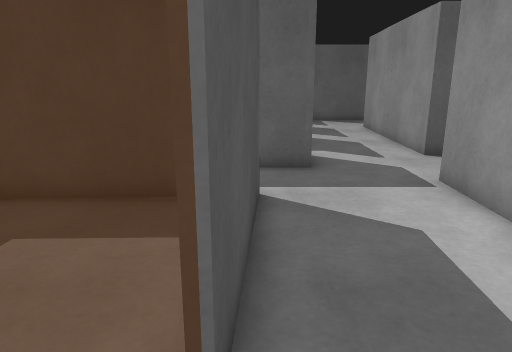
view 1 (above)

24 first-person views from a walk through a world built for the Gazebo simulator. The camera is 1.2 m above the floor, tilts 14° down and sees 70° across. The floor is counted in squares, 0.5 m on a side. Each view is taken from the middle of a square. On the plan, view 1 faces up. The plan holds only what a view shows up to about 20 squares ahead; the rest is blank. The place goes on beyond the plan. The robots in the file are not drawn.

view 2
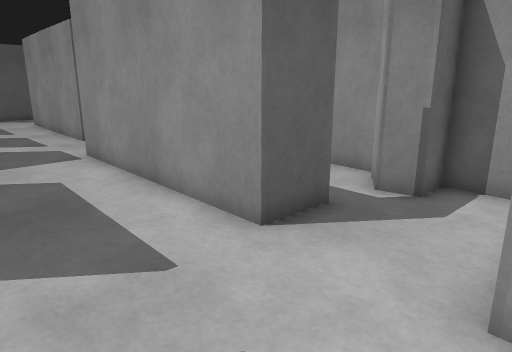

view 3
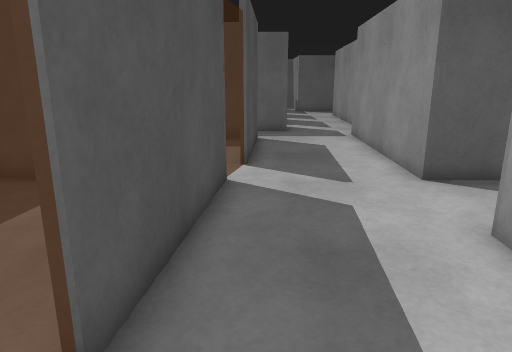

view 4
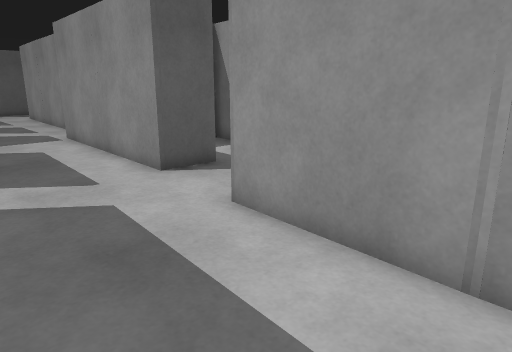

view 5
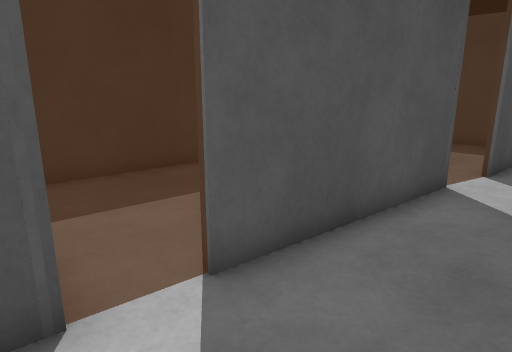

view 6
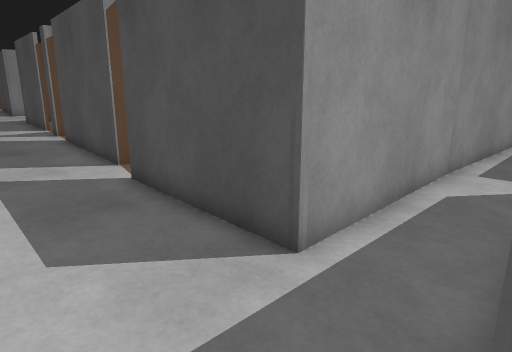

view 7
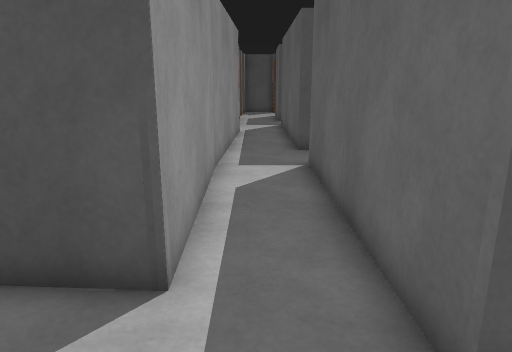

view 8
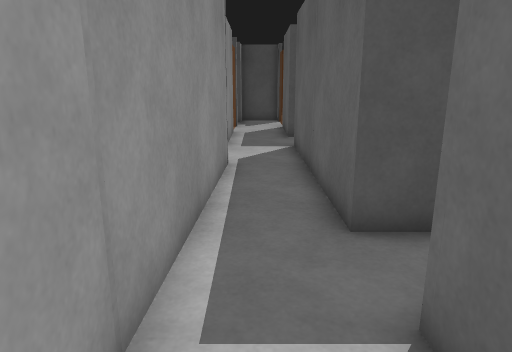

view 9
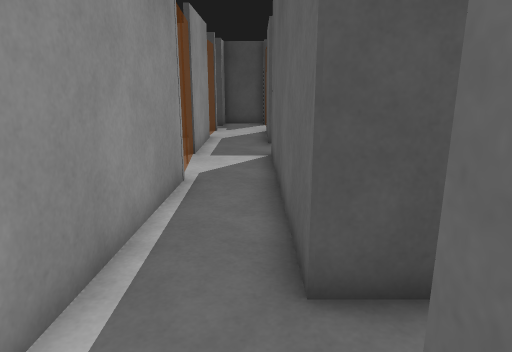

view 10
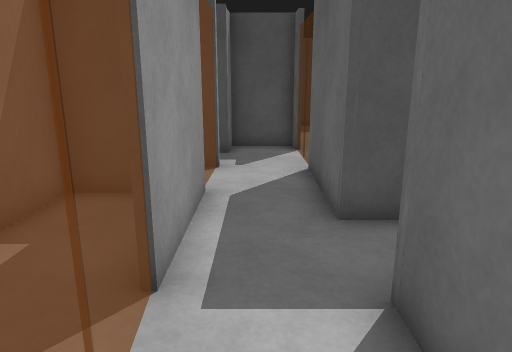

view 11
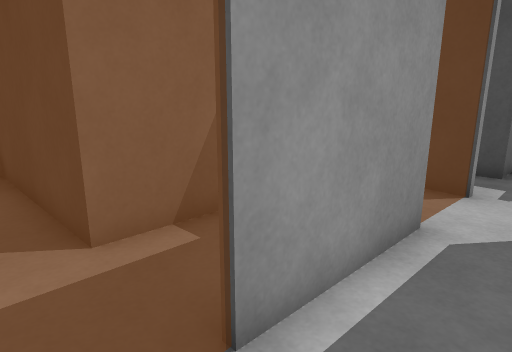

view 12
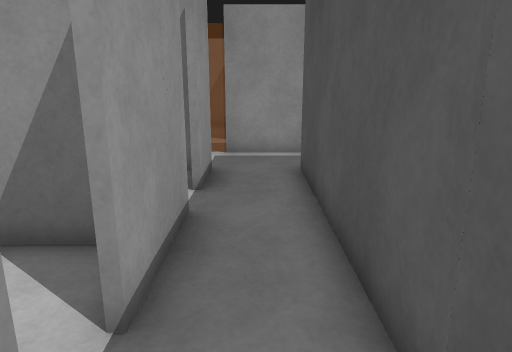

view 13
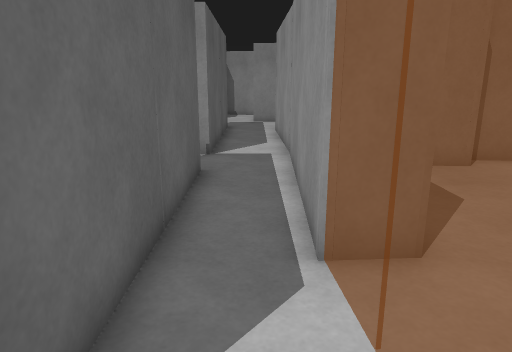

view 14
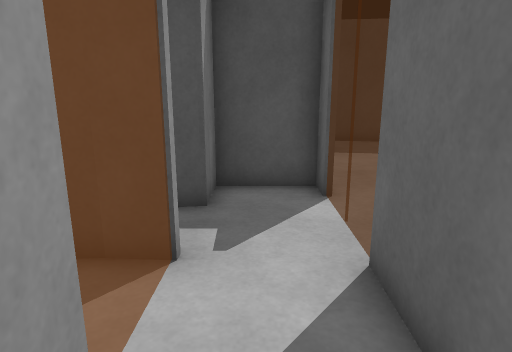

view 15
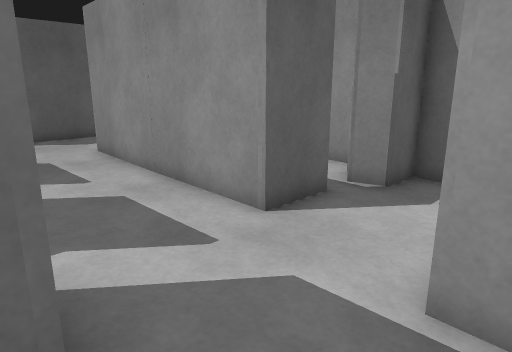

view 16
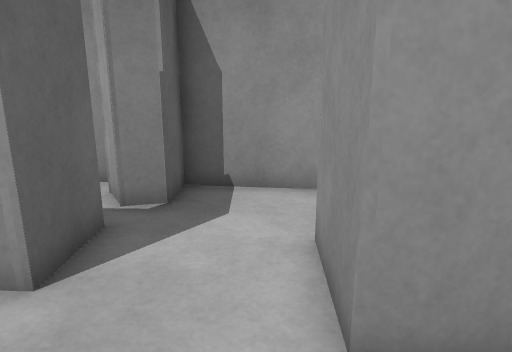

view 17
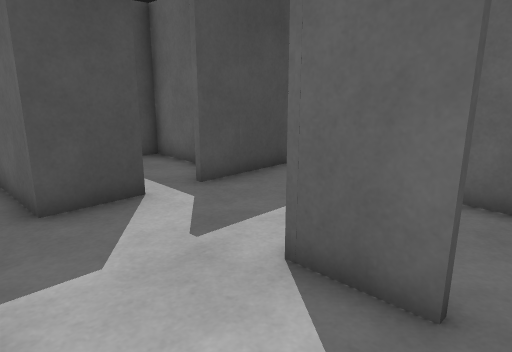

view 18
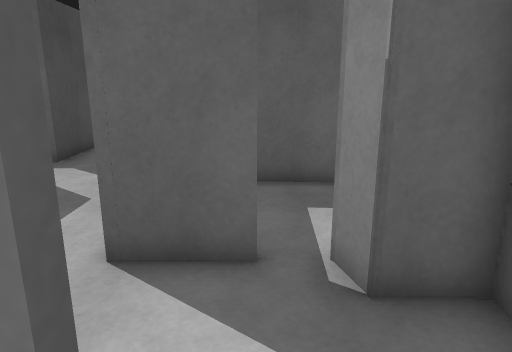

view 19
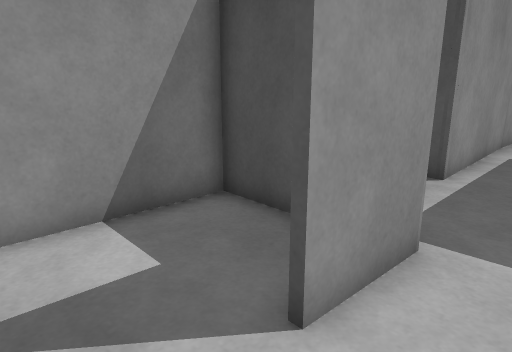

view 20
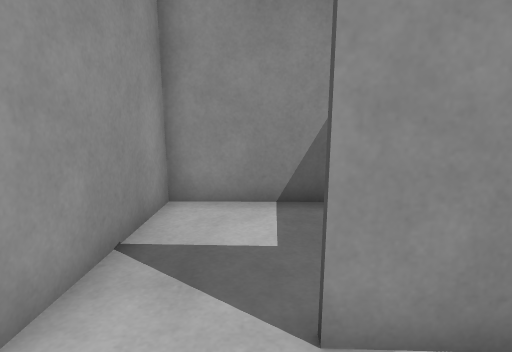

view 21
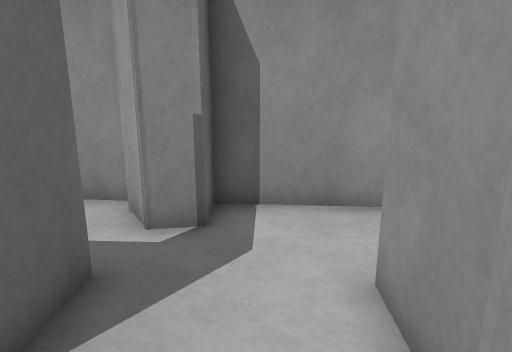

view 22
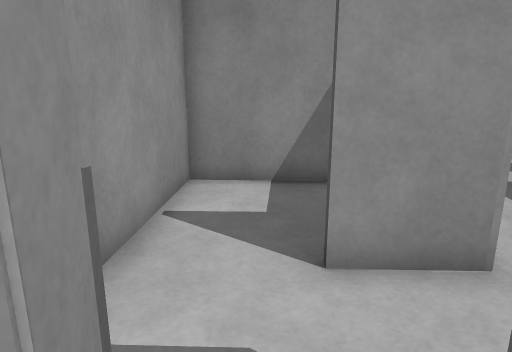

view 23
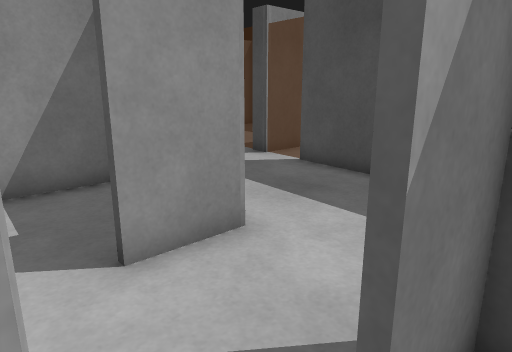

view 24
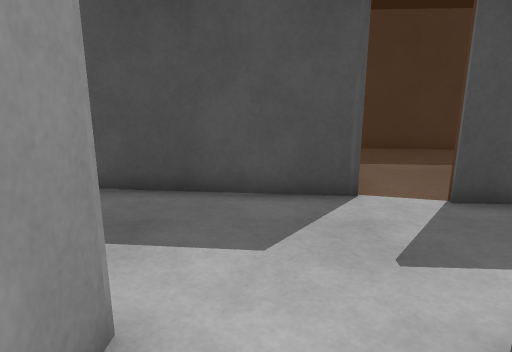

### Floor plan
Ten units are one square. View 1 is at (0, 0); x grows to the right and y downward. Boxes are objects, and circles mark ways between rooms. Rooms are numbered by the first view taken in them; rooms with no view inside come last. Other rooms are left out.
<svg viewBox="-301 -220 417 311">
<path fill="none" stroke="#000" d="M35 85 39 34 61 35M-8 -3 -14 64M63 -1 43 -2M-25 81 -16 81 -17 86M90 45 93 11 80 11 78 1M16 -129 16 -107 -72 -106M16 -178 16 -142M-97 -121 -97 -106 -187 -105M81 -127 59 -127 63 -215M-12 -3 -8 -3M43 -2 47 -92 74 -91M16 -215 16 -194M-154 -78 0 -78 -5 -24M-232 -78 -189 -78M-257 -79 -258 -68M-258 -69 -258 -64M-187 -105 -187 -128M-287 -105 -296 -105 -296 -80 -281 -79M-187 -142 -187 -179M-213 -195 -213 -105 -255 -105M48 -69 47 -47 98 -46 104 -94M104 -94 107 -118 93 -118 91 -127M78 1 88 -4M94 -7 98 -44 92 -44M45 -4 63 -3M42 80 87 82 90 45M91 -127 101 -134M101 -170 68 -171M110 -137 111 -147"/>
<circle cx="15" cy="0" r="3" fill="#2a7"/>
<circle cx="70" cy="0" r="3" fill="#2a7"/>
<circle cx="75" cy="35" r="3" fill="#2a7"/>
<circle cx="-190" cy="-95" r="3" fill="#2a7"/>
<circle cx="65" cy="-110" r="3" fill="#2a7"/>
<circle cx="85" cy="-90" r="3" fill="#2a7"/>
<circle cx="80" cy="-130" r="3" fill="#2a7"/>
<text x="20" y="40">1</text>
<text x="-10" y="-100">2</text>
<text x="-230" y="-100">3</text>
<text x="80" y="-70">4</text>
<text x="90" y="-110">5</text>
<text x="70" y="-20">6</text>
<text x="60" y="60">7</text>
<text x="80" y="-150">8</text>
</svg>
Room 1 opens to room 2. Room 1 opens to room 6. Room 1 opens to room 7. Room 2 opens to room 3. Room 2 opens to room 5. Room 4 opens to room 5. Room 5 opens to room 8.

Where each view was taken, in squares from view 1:
view 1: 0 up, 0 right, facing up
view 2: 4 down, 0 right, facing up-right
view 3: 9 down, 0 right, facing up
view 4: 9 down, 1 left, facing up-right
view 5: 9 down, 2 right, facing up-left
view 6: 11 up, 4 right, facing down-left
view 7: 9 up, 4 right, facing left
view 8: 9 up, 4 left, facing left
view 9: 10 up, 6 left, facing left
view 10: 9 up, 15 left, facing left
view 11: 10 up, 17 left, facing down-left
view 12: 21 up, 20 left, facing down
view 13: 9 up, 20 left, facing right
view 14: 9 up, 21 left, facing left
view 15: 8 up, 1 right, facing up-right
view 16: 10 up, 2 right, facing right
view 17: 9 up, 9 right, facing up-left
view 18: 8 up, 8 right, facing up
view 19: 11 up, 10 right, facing down-left
view 20: 12 up, 8 right, facing down
view 21: 2 down, 2 right, facing right
view 22: 1 up, 7 right, facing down
view 23: 1 up, 8 right, facing down-left
view 24: 2 down, 7 right, facing left
